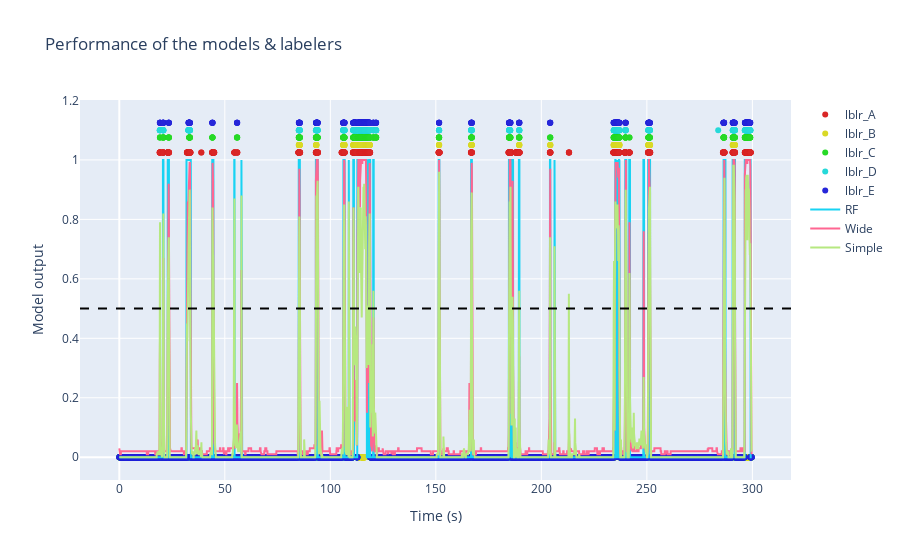

This figure's notebook cell:
### Markdown cell above
---
#### Also, we can see both the models and the labelers performance on an example video

### Code cell
example_path = os.path.join(base, r'docs\examples\colabeled_video')

labelers = {
    "lblr_A": "Example_Marian.csv",
    "lblr_B": "Example_Agus.csv",
    "lblr_C": "Example_Santi.csv",
    "lblr_D": "Example_Guille.csv",
    "lblr_E": "Example_Myself.csv"
}

models = {
    "RF": (RF_model, {}),
    "Wide": (model_wide, {"reshaping": True}),
    "Simple": (model_simple, {}),
}

rst.plot_performance_on_video(example_path, models, labelers, plot_obj="obj_2")

### Figure 1 — Plotly figure (JSON) as saved in the notebook; plotly's stock layout.template omitted (floating-point values rounded to 4 significant figures; data arrays with more than 128 entries replaced by an {"elided": "..."} marker saying what was removed)
{"data": [{"marker": {"color": "hsl(0, 70%, 50%)"}, "mode": "markers", "name": "lblr_A", "type": "scatter", "x": {"elided": "7493 float values"}, "y": {"elided": "7493 float values"}}, {"marker": {"color": "hsl(60, 70%, 50%)"}, "mode": "markers", "name": "lblr_B", "type": "scatter", "x": {"elided": "7493 float values"}, "y": {"elided": "7493 float values"}}, {"marker": {"color": "hsl(120, 70%, 50%)"}, "mode": "markers", "name": "lblr_C", "type": "scatter", "x": {"elided": "7493 float values"}, "y": {"elided": "7493 float values"}}, {"marker": {"color": "hsl(180, 70%, 50%)"}, "mode": "markers", "name": "lblr_D", "type": "scatter", "x": {"elided": "7493 float values"}, "y": {"elided": "7493 float values"}}, {"marker": {"color": "hsl(240, 70%, 50%)"}, "mode": "markers", "name": "lblr_E", "type": "scatter", "x": {"elided": "7493 float values"}, "y": {"elided": "7493 float values"}}, {"line": {"width": 2}, "mode": "lines", "name": "RF", "type": "scatter", "x": {"elided": "7493 float values"}, "y": {"elided": "7493 int values"}}, {"line": {"width": 2}, "mode": "lines", "name": "Wide", "type": "scatter", "x": {"elided": "7493 float values"}, "y": {"elided": "7493 float values"}}, {"line": {"width": 2}, "mode": "lines", "name": "Simple", "type": "scatter", "x": {"elided": "7493 float values"}, "y": {"elided": "7493 float values"}}], "layout": {"shapes": [{"line": {"color": "black", "dash": "dash"}, "type": "line", "x0": 0, "x1": 1, "xref": "x domain", "y0": 0.5, "y1": 0.5, "yref": "y"}], "showlegend": true, "title": {"text": "Performance of the models & labelers"}, "xaxis": {"title": {"text": "Time (s)"}}, "yaxis": {"title": {"text": "Model output"}}}}
